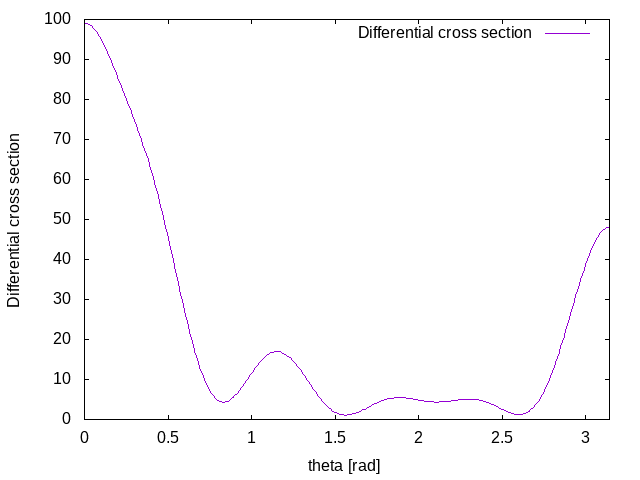

The gnuplot source for this figure:
set terminal png
set output "differential_cross_section.png"

set xrange [0:pi]
set xlabel "theta [rad]"
set ylabel "Differential cross section"

plot "differential_cross_section.dat" with lines title "Differential cross section"